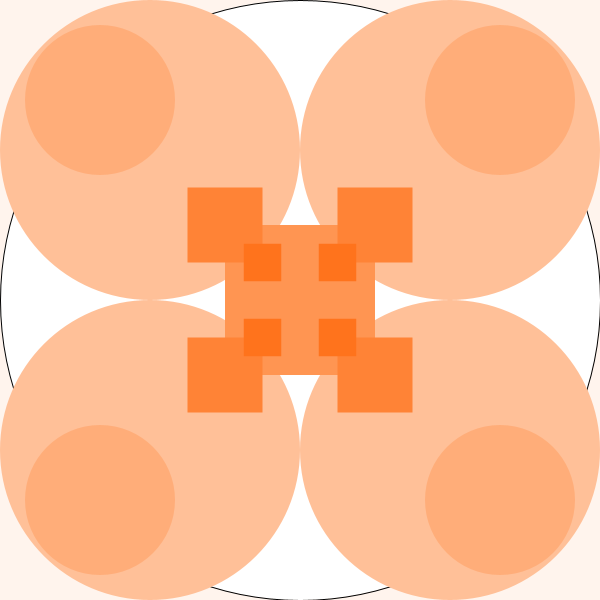
Frame 1 (no input)
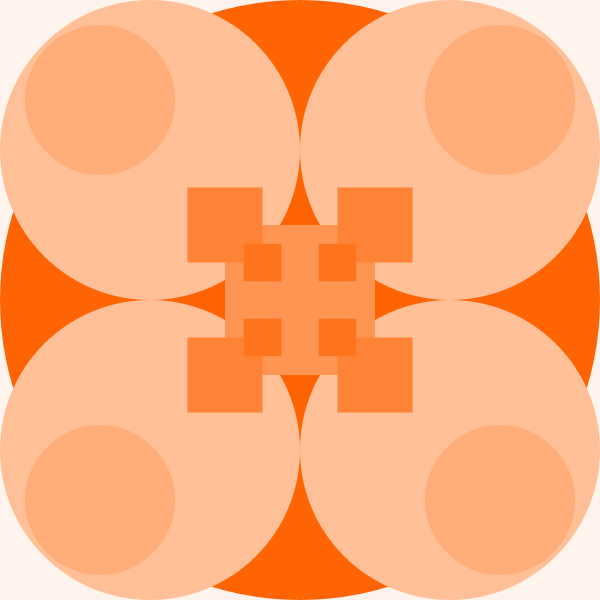
Frame 60 (the mouse pressed at the canvas centre just before this capture)
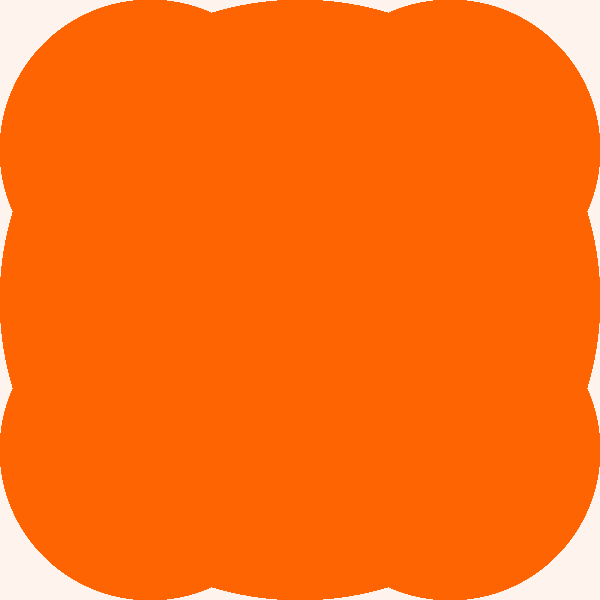
Frame 120 (the mouse held since frame 60 and released just before this capture)

The Processing sketch that drew these frames (run headless with seeded random() and noise(); from frame 60 on, the mouse is pressed at the canvas centre):

// Processing sketch: processing_136352
// ── processing_136352.pde

int x, y;
int xValue = 300, yValue = 300;

//setup

void setup(){
  size(600, 600);
}

//draw

void draw() {
  // x = width/2;
  // y = height/2;
  
  x = mouseX;
  y = mouseY; 
  
//orange  
  if (x < width/2 && y < height/2) {
    println("you are in quadrant 1");
    background(255, 244, 237);
  }
  
//red
  if (x > width/2){
    background(255, 240, 240);
    println("you are in quadrant 2");
  }  

//blue
    if (y > width/2) {
    background(229, 255, 250);
    println("you are in quadrant 4");
  } 
  
//purple
  if (x > width/2 && y > height/2){
    background(243, 219, 255);
    println("you are in quadrant 3");
  }  
  
 
 
  ellipse(xValue, yValue, 600, 600); //huge circle
  noStroke();
  //orange
  if (x < width/2 && y < height/2) {
    println("you are in quadrant 1");
    fill(255, 192, 152);
  }  
  //red
  if (x > width/2){
    fill(255, 214, 214);
    println("you are in quadrant 2");
  }  

  //blue
  if (y > width/2) {
    fill(203, 255, 245);
    println("you are in quadrant 4");
  } 
    //purple
  if (x > width/2 && y > height/2) {
    fill(231, 183, 255);
    println("you are in quadrant 3");
  }
  
  ellipse(xValue/2, yValue/2, 300, 300); //top left circle
  ellipse(450, yValue/2, 300, 300); //top right circle
  ellipse(xValue/2, 450, 300, 300); //bottom left circle
  ellipse(450, 450, 300, 300); //bottom right circle
  noStroke();
 //orange
  if (x < width/2 && y < height/2) {
    fill(255, 173, 121);
    println("you are in quadrant 1");
  }   
 //red
  if (x > width/2){
    fill(255, 185, 185);
    println("you are in quadrant 2");
  } 
 //blue
  if (y > width/2) {
    fill(160, 255, 237);
    println("you are in quadrant 4");
  }
 //purple
   if (x > width/2 && y > height/2){
    fill(219, 149, 255);
    println("you are in quadrant 3");
  }
  ellipse(xValue/3, yValue/3, 150, 150); //top left mini circle
  ellipse(500, yValue/3, 150, 150); //top right mini circle
  ellipse(xValue/3, 500, 150, 150); //bottom left mini circle
  ellipse(500, 500, 150, 150); //bottom right mini circle
  noStroke();
  //orange
  if (x < width/2 && y < height/2) {
    fill(255, 149, 82);
    println("you are in quadrant 1");
  } 
  //red
  if (x > width/2){
    fill(255, 147, 147);
    println("you are in quadrant 2");
  }
//blue
  if (y > width/2) {
    fill(116, 255, 228);
    println("you are in quadrant 4");
  } 
  //purple
  if (x > width/2 && y > height/2){
    fill(209, 118, 255);
    println("you are in quadrant 3");
  }
  
  rectMode(CENTER);
  rect(xValue, yValue, 150, 150); //center square
  noStroke();
  //orange
  if (x < width/2 && y < height/2) {
    fill(255, 131, 54);
    println("you are in quadrant 1");
  } 
  //red
  if (x > width/2){
    fill(255, 113, 113);
    println("you are in quadrant 2");
  }
  //blue
  if (y > width/2) {
    fill(88, 255, 223);
    println("you are in quadrant 4");
  } 
  //purple
    if (x > width/2 && y > height/2){
    fill(199, 90, 255);
    println("you are in quadrant 3");
  }
  
  rect(xValue-75, yValue-75, 75, 75); //top left square
  rect(xValue-75, yValue+75, 75, 75); //top right square
  rect(xValue+75, yValue+75, 75, 75); //bottom right square
  rect(xValue+75, yValue-75, 75, 75); //bottom left square
  noStroke();
  //orange
  if (x < width/2 && y < height/2) {
    fill(255, 115, 28);
    println("you are in quadrant 1");
  } 
  //red
  if (x > width/2){
    fill(255, 80, 80);
    println("you are in quadrant 2");
  }
  //blue
  if (y > width/2) {
    fill(54, 255, 216);
    println("you are in quadrant 4");
  } 
  //purple
    if (x > width/2 && y > height/2){
    fill(188, 57, 255);
    println("you are in quadrant 3");
  }
  
  rect(xValue-37.5, yValue-37.5, 37.5, 37.5);
  rect(xValue-37.5, yValue+37.5, 37.5, 37.5);
  rect(xValue+37.5, yValue-37.5, 37.5, 37.5);
  rect(xValue+37.5, yValue+37.5, 37.5, 37.5);
 noStroke();
 //orange
  if (x < width/2 && y < height/2) {
    fill(255, 100, 3);
    println("you are in quadrant 1");
  } 
  //red
  if (x > width/2){
    fill(255, 46, 46);
    println("you are in quadrant 2");
  }
  //blue
  if (y > width/2) {
    fill(23, 255, 210);
    println("you are in quadrant 4");
  } 
 //purple 
  if (x > width/2 && y > height/2){
    fill(178, 26, 255);
    println("you are in quadrant 3");
  }
    
}
